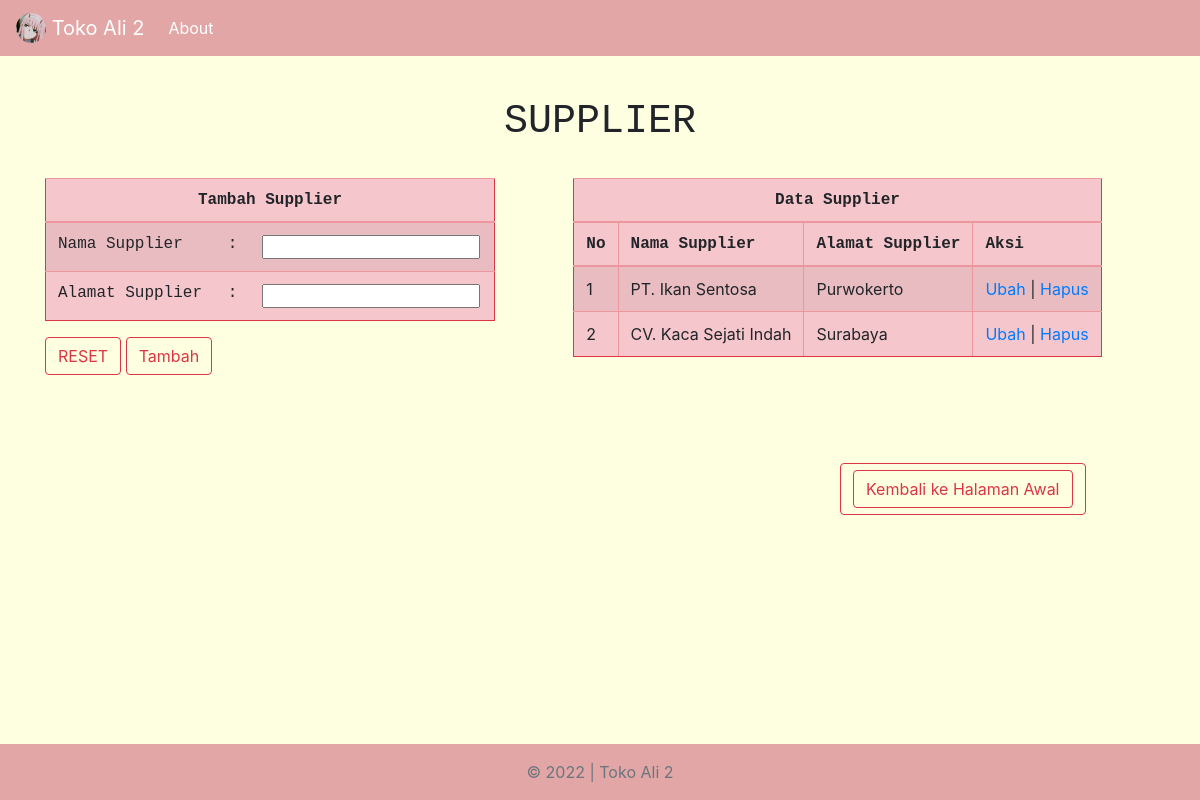
/php/supplier.php, run on the app's committed database.
### tables this page shows
CREATE TABLE `supplier` (
  `kd_supp` int(10) NOT NULL,
  `nm_supp` varchar(40) NOT NULL,
  `alamat_supp` varchar(40) NOT NULL
);

### php/supplier.php (the view, shortened to what this page needs)
<?php
function query($query)
{
  $conn = mysqli_connect('localhost', 'root', '', 'kelompok3web');
  $result = mysqli_query($conn, $query) or die(mysqli_error($conn));
  $rows = [];
  while ($row = mysqli_fetch_assoc($result)) {
    $rows[] = $row;
  }
  return $rows;
}
$supplier = query("SELECT * FROM supplier");
?>
  <?php endif;
$aksi = 'Tambah';
$nama = null;
$alamat = null;
$a = null;
  ?>
<!doctype html>
<html lang="en">
<head>
  <link rel="stylesheet" href="..\css\bootstrap.css">
</head>
<body>
  <header>
    <nav class="navbar navbar-expand-md navbar-dark fixed-top " style="background-color: rgb(226, 166, 166);">
      <a class="navbar-brand" href="index.php">
        <img src="..\img\zero-two.jpg" alt="judul" width="30" height="30" class="d-inline-block align-top rounded-circle">
        Toko Ali 2
      </a>
      <div class="collapse navbar-collapse" id="navbarCollapse">
        <ul class="navbar-nav mr-auto">
          <li class="nav-item active">
            <a class="nav-link" href="about.php">About</a>
          </li>
        </ul>
      </div>
    </nav>
  </header>
  <main>
    <body style="margin-top: 50px; background-color: #fdffe0;">
      <br>
      <h1 style="text-align: center;" class="q"> SUPPLIER</h1><br>
      <div class="container">
        <div class="row ">
          <div class="col-md-5 ">
            <form action="" method="POST">
              <table class="table table-striped table-danger table-hover border border-danger" style="width: 450px; margin-left: auto; margin-right: auto; margin-top: auto;">
                <thead class="thead-danger">
                  <th class="q" colspan="3" style="text-align: center;"><?= $aksi; ?> Supplier</th>
                </thead>
                <tbody>
                  <tr class="q">
                    <td>Nama Supplier</td>
                    <td>:</td>
                    <td><input type="text" name="nama" <?= $a; ?> value="<?= $nama; ?>"></td>
                  </tr>
                  <tr class="q">
                    <td>Alamat Supplier</td>
                    <td>:</td>
                    <td><input type="text" name="alamat" value="<?= $alamat; ?>"></td>
                  </tr>
                </tbody>
              </table>
              <button class="btn btn-outline-danger " type="button">RESET</button>
              <button class="btn btn-outline-danger" type="submit" name="<?= $aksi; ?>" id="<?= $aksi; ?>"><?= $aksi; ?></button>
            </form>
          </div>
          <div class="col-md-7 ">
            <table class="table table-striped table-danger table-hover border border-danger" style="width: auto; margin-left: auto; margin-right: auto; margin-top: auto;" border="1">
              <thead class="thead-danger">
                <tr>
                  <th class="q" colspan="9" style="text-align: center;">Data Supplier</th>
                </tr>
                <tr class="q" class="text-center">
                  <th scope="col">No</th>
                  <th scope="col">Nama Supplier</th>
                  <th scope="col">Alamat Supplier</th>
                  <th scope="col">Aksi</th>
                </tr>
              </thead>
              <tbody>
                <?php
                $no = 1;
                foreach ($supplier as $b) : ?>
                  <tr>
                    <td><?= $no++; ?></td>
                    <td><?= $b['nm_supp']; ?></td>
                    <td><?= $b['alamat_supp']; ?></td>
                    <td>
                      <a href="?Ubah=<?= $b['kd_supp']; ?>">Ubah</a> |
                      <a href="?hapus=<?= $b['kd_supp']; ?>" onclick="confirm('apakah anda yakin?')">Hapus</a>
                    </td>
                  </tr>
                <?php endforeach; ?>
              </tbody>
            </table>
          </div>
        </div>
      </div>
      <br><br><br>
      <button type="button" class="btn btn-outline-danger " style="margin-left: 70%;">
        <a class="btn btn-outline-danger" href="index.php" role="button">Kembali ke Halaman Awal</a>
      </button>
  </main>
  <br>
  <footer class="footer  mt-auto py-3 fixed-bottom" style="background-color: rgb(226, 166, 166);">
    <div class="container text-center">
      <span class="text-muted">&copy; 2022 | Toko Ali 2</span>
    </div>
  </footer>
</body>
</html>

### php/supplier.php (style rules this page uses)
.q { font-family: 'Courier New', Courier, monospace; }

### data on the page
supplier: nm_supp "PT. Ikan Sentosa", alamat_supp "Purwokerto"
supplier: nm_supp "CV. Kaca Sejati Indah", alamat_supp "Surabaya"

### other printed values
$aksi "Tambah"
